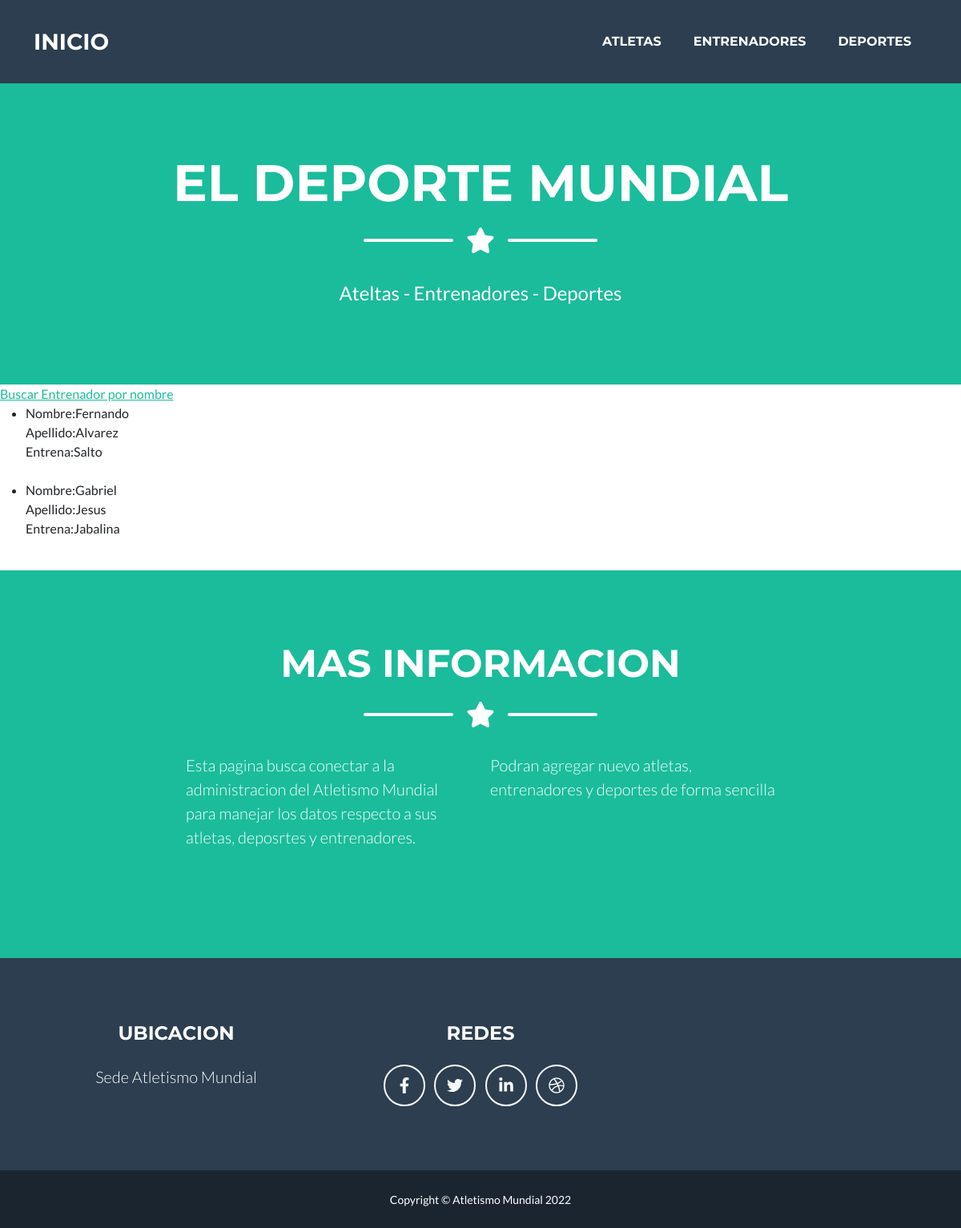
The page /app-coder/lista-entrenadores on the database its author committed.
### AppCoder/models.py (models this page shows, shortened)
class Entrenador(models.Model):
    nombre = models.CharField(max_length=30)
    apellido = models.CharField(max_length= 30)
    entrena = models.CharField(max_length=30)
    email = models.EmailField()

### AppCoder/views.py (the view)
# urls.py: path('lista-entrenadores', lista_entrenadores,name = 'lista_entrenadores'),
def lista_entrenadores(self):
    lista = Entrenador.objects.all()
    return render(self, 'lista_entrenadores.html', {'lista_entrenadores': lista})

### AppCoder/templates/lista_entrenadores.html
{% extends 'padre.html' %}
{% load static %}
{% block  content%}
<a href = "{% url 'busquedaEntrenador' %}">Buscar Entrenador por nombre</a>
<ul>
    {% for entr in lista_entrenadores %}
    <li>Nombre:{{entr.nombre}}<br> Apellido:{{entr.apellido}} <br>Entrena:{{entr.entrena}} </li><br>
    {% endfor %}
</ul>
{% endblock content%}

### rows shown on the page
Entrenador: nombre "Fernando", apellido "Alvarez", entrena "Salto"
Entrenador: nombre "Gabriel", apellido "Jesus", entrena "Jabalina"
